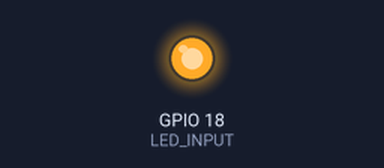
Bench run of a program on a simulated Raspberry Pi (BCM pin numbers). Parts: output pins drawn as LEDs (lit = HIGH). At 10.0 s the program stops and its outputs stay as they are.

Above: at 0.1 s.
At 10.1 s:
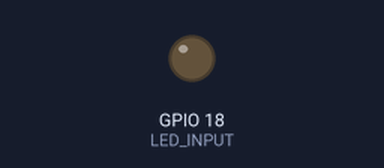
Timing chart, 0 to 11.5 s (numbered marks = the images above):
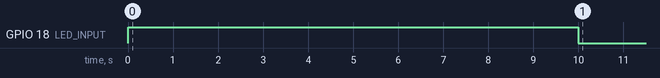

Measured:
- by itself, GPIO 18 (LED_INPUT): LOW → HIGH at 0.00 s, → LOW 10.0 s later

The program:

GPIO_Test.py
```python
import RPi.GPIO as GPIO
import time

LED_INPUT = 18
GPIO.setmode(GPIO.BCM)

GPIO.setup(LED_INPUT, GPIO.OUT)
GPIO.output(LED_INPUT, GPIO.HIGH)
time.sleep(10)
GPIO.output(LED_INPUT, GPIO.LOW)
GPIO.cleanup()
```
